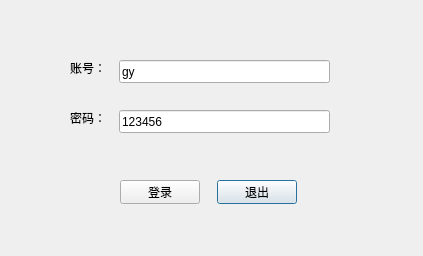
<?xml version="1.0" encoding="UTF-8"?>
<ui version="4.0">
 <class>DialogLogin</class>
 <widget class="QDialog" name="DialogLogin">
  <property name="geometry">
   <rect>
    <x>0</x>
    <y>0</y>
    <width>423</width>
    <height>256</height>
   </rect>
  </property>
  <property name="windowTitle">
   <string>Dialog</string>
  </property>
  <widget class="QLineEdit" name="lineEdit_account">
   <property name="geometry">
    <rect>
     <x>119</x>
     <y>60</y>
     <width>211</width>
     <height>23</height>
    </rect>
   </property>
   <property name="text">
    <string>gy</string>
   </property>
  </widget>
  <widget class="QLabel" name="label_pwd">
   <property name="geometry">
    <rect>
     <x>70</x>
     <y>110</y>
     <width>45</width>
     <height>16</height>
    </rect>
   </property>
   <property name="text">
    <string>密码：</string>
   </property>
  </widget>
  <widget class="QPushButton" name="button_logout">
   <property name="geometry">
    <rect>
     <x>217</x>
     <y>180</y>
     <width>80</width>
     <height>24</height>
    </rect>
   </property>
   <property name="text">
    <string>退出</string>
   </property>
  </widget>
  <widget class="QLineEdit" name="lineEdit_pwd">
   <property name="geometry">
    <rect>
     <x>119</x>
     <y>110</y>
     <width>211</width>
     <height>23</height>
    </rect>
   </property>
   <property name="text">
    <string>123456</string>
   </property>
  </widget>
  <widget class="QPushButton" name="button_login">
   <property name="geometry">
    <rect>
     <x>120</x>
     <y>180</y>
     <width>80</width>
     <height>24</height>
    </rect>
   </property>
   <property name="text">
    <string>登录</string>
   </property>
  </widget>
  <widget class="QLabel" name="label_account">
   <property name="geometry">
    <rect>
     <x>70</x>
     <y>60</y>
     <width>45</width>
     <height>16</height>
    </rect>
   </property>
   <property name="text">
    <string>账号：</string>
   </property>
  </widget>
 </widget>
 <resources/>
 <connections>
  <connection>
   <sender>button_logout</sender>
   <signal>clicked()</signal>
   <receiver>DialogLogin</receiver>
   <slot>close()</slot>
   <hints>
    <hint type="sourcelabel">
     <x>239</x>
     <y>221</y>
    </hint>
    <hint type="destinationlabel">
     <x>199</x>
     <y>149</y>
    </hint>
   </hints>
  </connection>
 </connections>
</ui>
